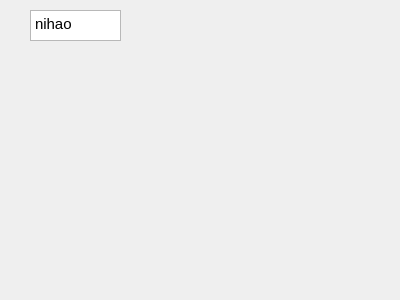
<?xml version="1.0" encoding="UTF-8"?>
<ui version="4.0">
 <class>MainWindow</class>
 <widget class="QWidget" name="MainWindow">
  <property name="geometry">
   <rect>
    <x>0</x>
    <y>0</y>
    <width>400</width>
    <height>300</height>
   </rect>
  </property>
  <property name="windowTitle">
   <string>MainWindow</string>
  </property>
  <widget class="QTextEdit" name="textEdit">
   <property name="geometry">
    <rect>
     <x>30</x>
     <y>10</y>
     <width>91</width>
     <height>31</height>
    </rect>
   </property>
   <property name="html">
    <string>&lt;!DOCTYPE HTML PUBLIC &quot;-//W3C//DTD HTML 4.0//EN&quot; &quot;http://www.w3.org/TR/REC-html40/strict.dtd&quot;&gt;
&lt;html&gt;&lt;head&gt;&lt;meta name=&quot;qrichtext&quot; content=&quot;1&quot; /&gt;&lt;style type=&quot;text/css&quot;&gt;
p, li { white-space: pre-wrap; }
&lt;/style&gt;&lt;/head&gt;&lt;body style=&quot; font-family:'Ubuntu'; font-size:11pt; font-weight:400; font-style:normal;&quot;&gt;
&lt;p style=&quot; margin-top:0px; margin-bottom:0px; margin-left:0px; margin-right:0px; -qt-block-indent:0; text-indent:0px;&quot;&gt;nihao&lt;/p&gt;&lt;/body&gt;&lt;/html&gt;</string>
   </property>
  </widget>
 </widget>
 <resources/>
 <connections/>
</ui>
